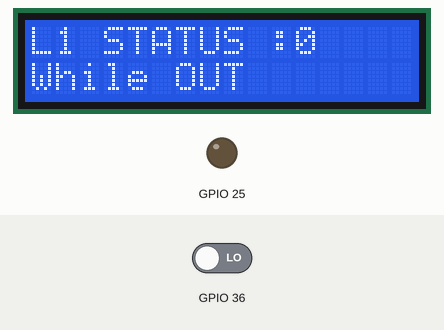
A sketch run on a simulated ESP32. On the bench: 16×2 character LCD, output pins drawn as LEDs (lit = HIGH). The test bench sets the inputs (shaded band); at power-on: GPIO 36 LOW.

Above: at 1.2 s.
1.3 s: GPIO 36 driven HIGH
At 2.2 s:
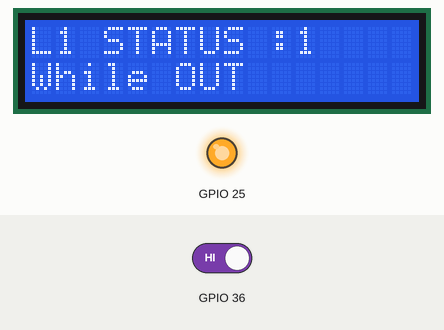
Timing chart, 0 to 4.3 s (numbered marks = the images above; inputs shaded):
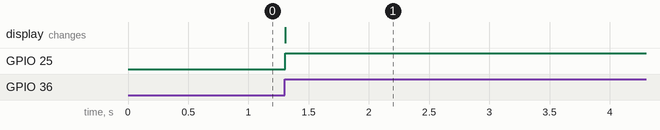

Measured:
- after the input at 1.3 s, GPIO 25: LOW → HIGH at once; the display: changes at once (image 1)

The sketch:

sketch_jul23a.ino
```cpp
#include <LiquidCrystal.h>

// initialize the library by associating any needed LCD interface pin
// with the arduino pin number it is connected to
const int rs = 5, en = 18, d4 = 19, d5 = 21, d6 = 22, d7 = 23;
LiquidCrystal lcd(rs, en, d4, d5, d6, d7);
int count=1;

void setup() {
  // set up the LCD's number of columns and rows:

  lcd.begin(16, 2);
  pinMode(25,OUTPUT);
  // initialize the serial communications:
  Serial.begin(9600);
  pinMode(36,INPUT);
}

void loop() {
  // put your main code here, to run repeatedly:
  int input=digitalRead(36);
  lcd.setCursor(0,0);
  lcd.print("L1 STATUS :");
  lcd.print(input);
  while(input == HIGH){
      input=digitalRead(36);
      digitalWrite(25,HIGH);
  }
  lcd.setCursor(0,1);
  lcd.print("While OUT");

}
```
